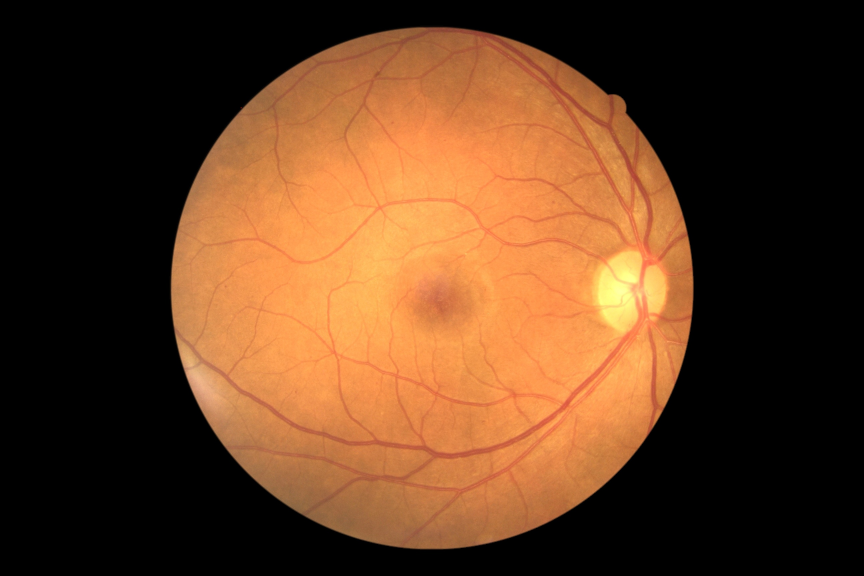
#> input picture result.jpg, 2592 x 1728 px (shown at 1/3 size)
$ python -i change.py   (imports and definitions only)
#> lines starting #> are read from the running program, lines starting #| are printed output that depends on the picture


import cv2
import numpy as np
import os
from PIL import Image
def tif_to_png(image_path,save_path):
    """
    :param image_path: *.tif image path
    :param save_path: *.png image path
    :return:
    """
#> called with image_path = '../result.jpg', save_path = 'out.png'
    img = cv2.imread(image_path,cv2.IMREAD_GRAYSCALE)
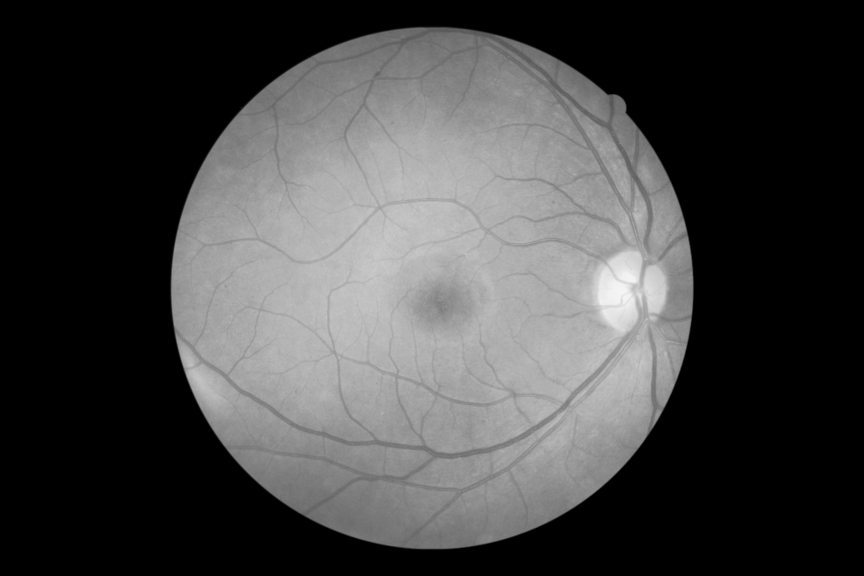
#> img: shape (1728, 2592) (shown at 1/3 size); min 0, max 246, mean 67.7
    # print(img)
    # print(img.dtype)
    filename = image_path.split('/')[-1].split('_')[0]
    filename=filename.split('.')[0]
    save_path = save_path + '/' + filename + '.png'
    cv2.imwrite(save_path,img)
# [67 lines left out: functions changePixel, gray, hw, mergeData, merge, getPix and 1 more, not called in this run]
# [5 lines not run here, left out]
    # [4 lines of commented-out code are left out]

>>> result = tif_to_png('../result.jpg', 'out.png')
